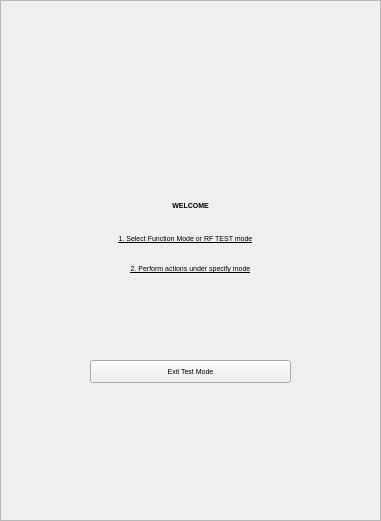
  <widget class="QFrame" name="welcome_frame">
   <property name="geometry">
    <rect>
     <x>250</x>
     <y>10</y>
     <width>381</width>
     <height>521</height>
    </rect>
   </property>
   <property name="font">
    <font>
     <pointsize>5</pointsize>
    </font>
   </property>
   <property name="autoFillBackground">
    <bool>true</bool>
   </property>
   <property name="frameShape">
    <enum>QFrame::StyledPanel</enum>
   </property>
   <property name="frameShadow">
    <enum>QFrame::Plain</enum>
   </property>
   <widget class="QLabel" name="label_58">
    <property name="geometry">
     <rect>
      <x>0</x>
      <y>190</y>
      <width>381</width>
      <height>31</height>
     </rect>
    </property>
    <property name="font">
     <font>
      <pointsize>5</pointsize>
      <weight>75</weight>
      <bold>true</bold>
     </font>
    </property>
    <property name="layoutDirection">
     <enum>Qt::LeftToRight</enum>
    </property>
    <property name="text">
     <string>WELCOME</string>
    </property>
    <property name="alignment">
     <set>Qt::AlignCenter</set>
    </property>
   </widget>
   <widget class="QLabel" name="label_61">
    <property name="geometry">
     <rect>
      <x>20</x>
      <y>230</y>
      <width>331</width>
      <height>16</height>
     </rect>
    </property>
    <property name="font">
     <font>
      <pointsize>5</pointsize>
      <underline>true</underline>
     </font>
    </property>
    <property name="text">
     <string>1. Select Function Mode or RF TEST mode</string>
    </property>
    <property name="alignment">
     <set>Qt::AlignCenter</set>
    </property>
   </widget>
   <widget class="QLabel" name="label_62">
    <property name="geometry">
     <rect>
      <x>10</x>
      <y>260</y>
      <width>361</width>
      <height>16</height>
     </rect>
    </property>
    <property name="font">
     <font>
      <pointsize>5</pointsize>
      <underline>true</underline>
     </font>
    </property>
    <property name="text">
     <string>2. Perform actions under specify mode</string>
    </property>
    <property name="alignment">
     <set>Qt::AlignCenter</set>
    </property>
   </widget>
   <widget class="QPushButton" name="exittest_btn">
    <property name="geometry">
     <rect>
      <x>90</x>
      <y>360</y>
      <width>201</width>
      <height>23</height>
     </rect>
    </property>
    <property name="text">
     <string>Exit Test Mode</string>
    </property>
   </widget>
  </widget>
